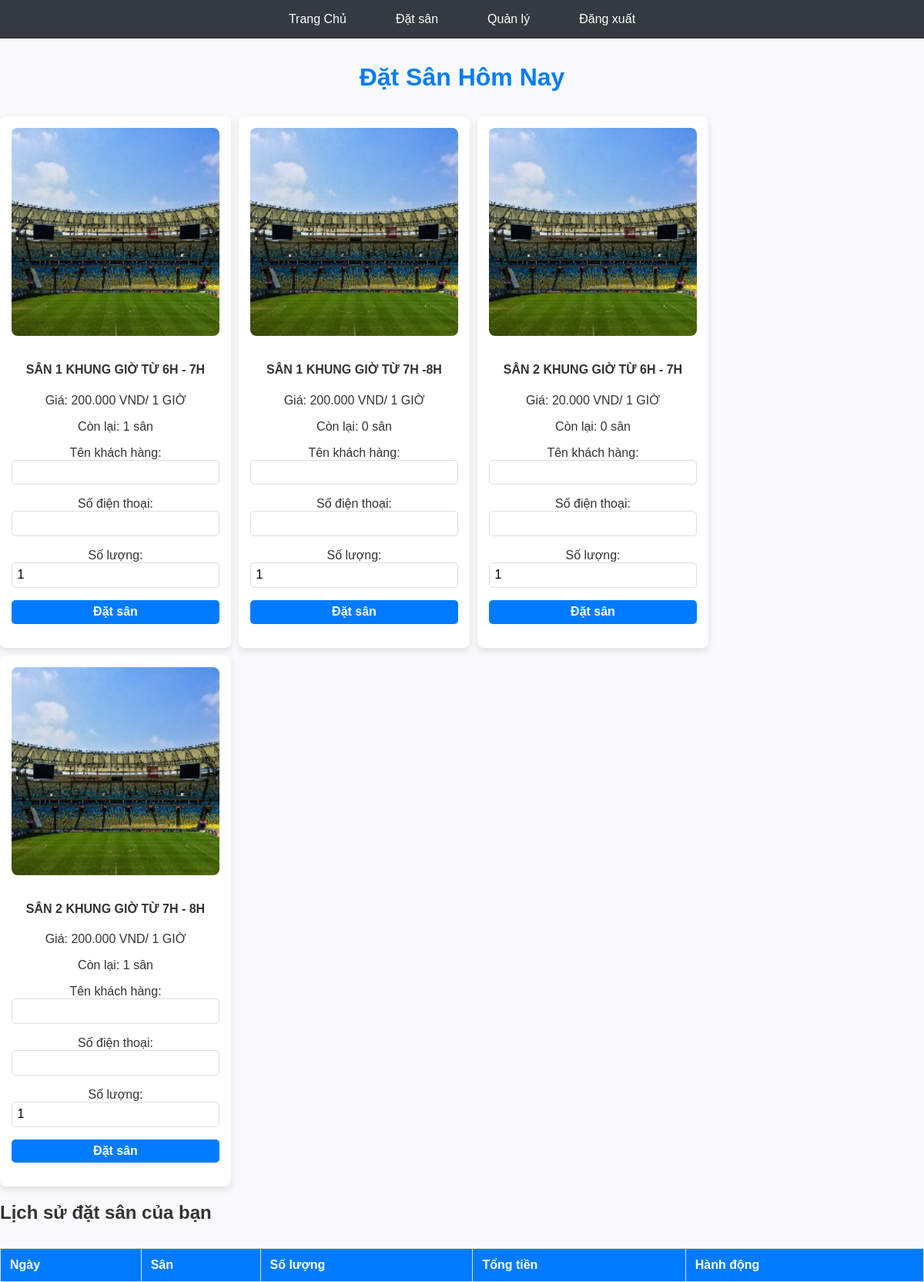
The app's page /dat-san/index.php (signed in) with its own data.
### tables this page shows
CREATE TABLE `product_list` (
  `id` int(30) NOT NULL,
  `name` text NOT NULL,
  `price` float(12,2) NOT NULL DEFAULT 0.00,
  `status` tinyint(1) NOT NULL DEFAULT 1,
  `delete_flag` tinyint(1) NOT NULL DEFAULT 0,
  `date_created` datetime NOT NULL DEFAULT current_timestamp(),
  `date_updated` datetime NOT NULL DEFAULT current_timestamp() ON UPDATE current_timestamp(),
  `quantity` int(11) DEFAULT 0,
  `img_url` varchar(255) DEFAULT NULL
);

### dat-san/index.php (the view, shortened to what this page needs)
<?php
try {
    $conn = new PDO("mysql:host=" . DB_SERVER . ";dbname=" . DB_NAME . ";charset=utf8mb4", DB_USERNAME, DB_PASSWORD);
    $conn->setAttribute(PDO::ATTR_ERRMODE, PDO::ERRMODE_EXCEPTION);
    $stmt = $conn->prepare("SELECT id, name, price, img_url, quantity FROM product_list WHERE status = 1 AND delete_flag = 0");
    $stmt->execute();
    $products = $stmt->fetchAll(PDO::FETCH_ASSOC);
    $chunks = array_chunk($products, 4);
} catch (PDOException $e) {
    die("Lỗi kết nối: " . $e->getMessage());
}
?>
<!DOCTYPE html>
<html lang="vi">
<head>
</head>
<body>
    <nav>
        <a href="/">Trang Chủ</a>
        <a href="/dat-san">Đặt sân</a>
        <?php if (isset($_SESSION['user_id'])): ?>
            <a href="/admin">Quản lý</a>
            <a href="/dangxuat.php">Đăng xuất</a>
        <?php else: ?>
            <a href="/dangnhap.php">Đăng nhập</a>
        <?php endif; ?>
    </nav>
    <h1>Đặt Sân Hôm Nay</h1>
    <div class="products">
        <?php foreach ($chunks as $chunk): ?>
            <div class="product-row">
                <?php foreach ($chunk as $product): ?>
                    <div class="product-block">
                        <img src="<?php echo $product['img_url']; ?>" alt="<?php echo $product['name']; ?>">
                        <h4><?php echo $product['name']; ?></h4>
                        <p>Giá: <?php echo number_format($product['price'], 0, ',', '.'); ?> VND/ 1 GIỜ</p>
                        <p>Còn lại: <?php echo $product['quantity']; ?> sân</p>
                        <form action="" method="POST">
                            <label for="client_name">Tên khách hàng:</label>
                            <input type="text" id="client_name" name="client_name" required><br>
                            <label for="contact">Số điện thoại:</label>
                            <input type="text" id="contact" name="contact" required><br>
                            <label for="quantity">Số lượng:</label>
                            <input type="number" id="quantity" name="quantity" value="1" min="1" max="<?php echo $product['quantity']; ?>" required><br>
                            <button type="submit">Đặt sân</button>
                        </form>
                    </div>
                <?php endforeach; ?>
            </div>
        <?php endforeach; ?>
    </div>
    <h2>Lịch sử đặt sân của bạn</h2>
    <table>
        <thead>
            <tr>
                <th>Ngày</th>
                <th>Sân</th>
                <th>Số lượng</th>
                <th>Tổng tiền</th>
                <th>Hành động</th>
            </tr>
        </thead>
    </table>
</body>
</html>

### dat-san/index.php (style rules this page uses)
body { font-family: 'Arial', sans-serif; margin: 0; padding: 0; background: #f9f9fb; color: #333; }
nav { display: flex; justify-content: center; background: #343a40; padding: 0.5rem; }
nav a { color: white; text-decoration: none; margin: 0 1rem; padding: 0.5rem 1rem; border-radius: 5px; transition: background 0.3s ease; }
h1 { text-align: center; color: #007BFF; margin: 2rem 0; font-size: 2rem; }
.products { display: flex; flex-wrap: wrap; gap: 10px; justify-content: center; }
.product-row { display: flex; flex-wrap: wrap; gap: 10px; }
.product-block { background-color: #fff; border-radius: 8px; padding: 15px; text-align: center; width: calc(50% - 10px); box-sizing: border-box; box-shadow: 0px 4px 8px rgba(0, 0, 0, 0.1); max-width: 300px; }
.product-block img { width: 100%; height: auto; border-radius: 8px; margin-bottom: 10px; }
.product-block input, .product-block button { width: 100%; padding: 0.4rem; margin-bottom: 1rem; border: 1px solid #ddd; border-radius: 5px; font-size: 1rem; box-sizing: border-box; }
.product-block button { background: #007BFF; color: white; font-weight: bold; border: none; cursor: pointer; transition: background 0.3s ease; }
table { width: 100%; border-collapse: collapse; margin-top: 2rem; }
table th, table td { text-align: left; padding: 0.75rem; border: 1px solid #ddd; }
table th { background: #007BFF; color: #fff; }
th, td { padding: 8px; }
th { background-color: #007BFF; color: white; }

### records on screen
product_list: img_url (picture), name "SÂN 1 KHUNG GIỜ TỪ 6H - 7H", price "200.000", quantity "1"
product_list: img_url (picture), name "SÂN 1 KHUNG GIỜ TỪ 7H -8H", price "200.000", quantity "0"
product_list: img_url (picture), name "SÂN 2 KHUNG GIỜ TỪ 6H - 7H", price "20.000", quantity "0"
product_list: img_url (picture), name "SÂN 2 KHUNG GIỜ TỪ 7H - 8H", price "200.000", quantity "1"
